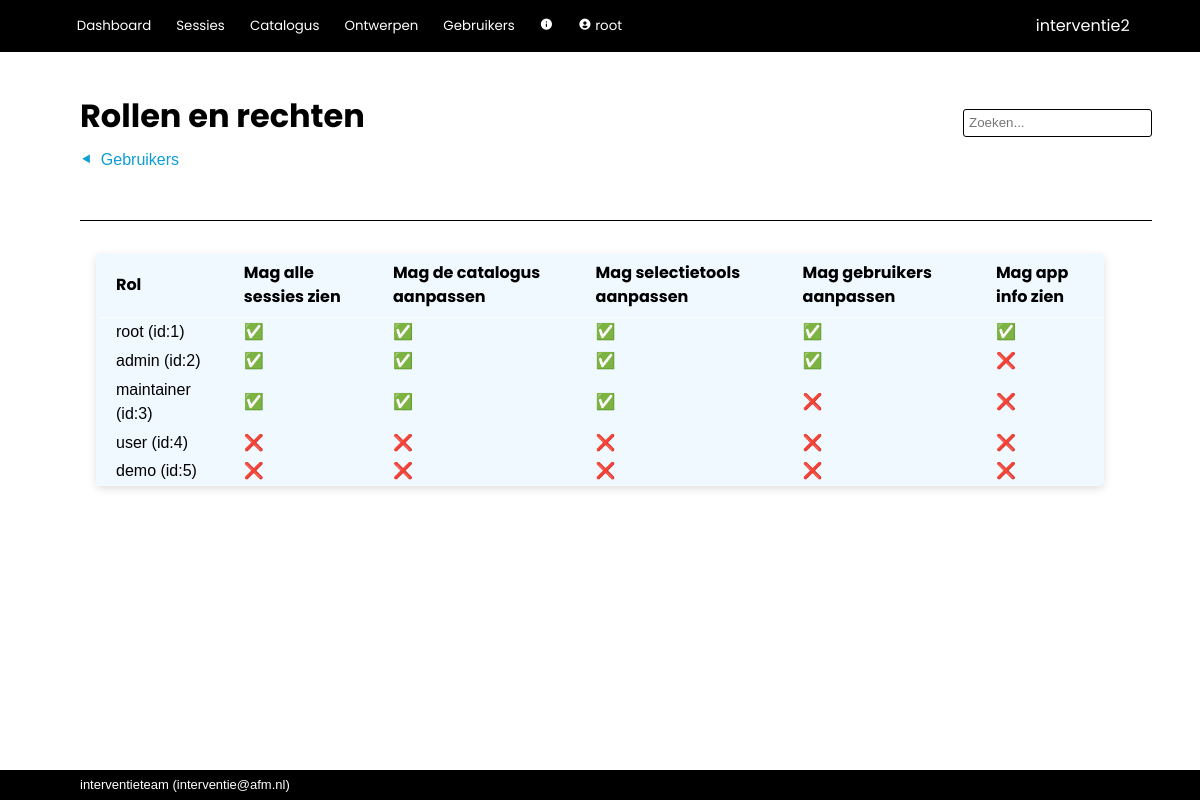
The page /admin/roles (signed in) on the database its author committed.
### interventie2/models.py (models this page shows, shortened)
class User(db.Model, UserMixin):
    __tablename__ = 'users'
    id            = db.Column(db.Integer, primary_key=True)
    name          = db.Column(db.String(80), nullable=False, unique=True)
    password      = db.Column(db.String(200), nullable=False)
    role_id       = db.Column(db.Integer, db.ForeignKey('roles.id'), nullable=False, default=4) #references roles.id
    description   = db.Column(db.String(2000), nullable=False, default="")
    email         = db.Column(db.String(254))
    link          = db.Column(db.String(1000))
    active        = db.Column(db.Boolean, nullable=False, default=True)
    date_created  = db.Column(db.DateTime(timezone=True), server_default=func.now())
    last_seen     = db.Column(db.DateTime(timezone=True), server_default=func.now())
    role = relationship('Role')
    messages = relationship('Message', back_populates='recipient', foreign_keys="Message.recipient_id", cascade='all, delete-orphan')
    messages_sent = relationship('Message', back_populates='sender', foreign_keys="Message.sender_id")
    worksession = relationship('Worksession', back_populates='creator')
    plan = relationship('Plan', back_populates='creator')
    allowed_worksessions = relationship('Worksession', secondary='worksession_access', back_populates='allowed_users')
    owned_instruments = relationship('Instrument', back_populates='owner')
    def unread_messages(self):
        return sum(1 for message in self.messages if (message.unread) and (message.deliver_after.date() <= date.today()))
    def unread_message_alert(self):
        return self.unread_messages() > 0

class Role(db.Model):
    __tablename__  = 'roles'
    id             = db.Column(db.Integer, primary_key=True) #1=root 2=admin, 3=maintainer, 4=user, 5=demo
    name           = db.Column(db.String(20), nullable=False, unique=True)
    see_app_info   = db.Column(db.Boolean)
    see_all_worksessions = db.Column(db.Boolean)
    edit_catalog   = db.Column(db.Boolean)
    edit_questionnaire = db.Column(db.Boolean)
    edit_users     = db.Column(db.Boolean)
    demo           = db.Column(db.Boolean)

### interventie2/admin/routes.py (the view)
@admin.route('/roles')
@login_required
def roles():
    roles = Role.query.order_by()
    return render_template('admin/roles.html', roles=roles)

### interventie2/models.py (called while the page is built)
@login_manager.user_loader
def load_user(user_id):
    return User.query.get(user_id)

### interventie2/admin/templates/admin/roles.html
{%  extends 'base.html' %}
{% block steps %}
    <a href="{{ url_for('admin.index') }}" class="step">Gebruikers</a>
{% endblock %}
{% block page_title %}
    Rollen en rechten
{% endblock %}
{% block body %}
    <table>
        <tr>
            <th>Rol</th>
            <th>Mag alle sessies zien</th>
            <th>Mag de catalogus aanpassen</th>
            <th>Mag selectietools aanpassen</th>
            <th>Mag gebruikers aanpassen</th>
            <th>Mag app info zien</th>
        </tr>
        {% for role in roles %}
            <tr>
                <td>{{ role.name }} (id:{{ role.id }})</td>
                <td>{% if role.see_all_worksessions %}&#9989;{% else %}&#10060;{% endif %}</td>
                <td>{% if role.edit_catalog %}&#9989;{% else %}&#10060;{% endif %}</td>
                <td>{% if role.edit_questionnaire %}&#9989;{% else %}&#10060;{% endif %}</td>
                <td>{% if role.edit_users %}&#9989;{% else %}&#10060;{% endif %}</td>
                <td>{% if role.see_app_info %}&#9989;{% else %}&#10060;{% endif %}</td>
           </tr>
        {% endfor %}
    </table>
{% endblock %}

### interventie2/templates/base.html (shortened to what this page needs)
<!DOCTYPE html>
<html lang="en">
    <head>
        <link rel="stylesheet" href="{{ url_for('static', filename='css/styles.css')}}">
        <link href="https://unpkg.com/boxicons@2.1.2/css/boxicons.min.css" rel="stylesheet">
    </head>
    <body>
        {% import 'jinja_macros.html' as macro %}
        <header>
            <div class="logo">{{ config['APP_NAME'] }}</div>
            <div class="modes">
                {% if current_user.is_authenticated %}
                    <button>
                        <a href="{{ url_for('main.index') }}">Dashboard</a>
                    </button>
                    <button>
                        <a href="{{ url_for('main.worksessions') }}">Sessies</a>
                    </button>
                    <button>
                        <a href="{{ url_for('catalog.index') }}">Catalogus</a>
                    </button>
                    {% if current_user.role.edit_questionnaire %}
                        <button>
                            <a href="{{ url_for('tools.index') }}">Ontwerpen</a>
                        </button>
                    {% endif %}
                    {% if current_user.role.edit_users %}
                        <button>
                            <a href="{{ url_for('admin.index') }}">Gebruikers</a>
                        </button>
                    {% endif %}
                    {% if current_user.role.see_app_info %}
                        <button>
                            <a href="{{ url_for('admin.info') }}"><i class='bx bxs-info-circle'></i></a>
                        </button>
                    {% endif %}
                    <button>
                        <a href="{{ url_for('admin.user', id=current_user.id) }}"><i class='bx bxs-user-circle'></i>
                            {{ current_user.name }}
                        </a>
                    </button>
                {% else %}
                    <button>
                        <a href="{{ url_for('main.login') }}">Login</a>
                    </button>
                {% endif %}
            </div>
        </header>
        <nav>
            <div class="title">{% block page_title %}{% endblock %}</div>
            {% if current_user.is_authenticated %}
                <form action="/analysis/search" method="get" class="search">
                    <input id="search" type="search"  name="q" value="{{ request.args.get('q') or '' }}" placeholder="Zoeken...">
                </form>
            {% endif %}
            <div class="steps">{% block steps %}{% endblock %}</div>
            <div class="tabs">{% block tabs %}{% endblock %}</div>
        </nav>
        <main>
            <section>{% block body %}{% endblock %}</section>
        </main>
        <footer>{{ config['MAINTAINER'] }} (<a href="mailto:{{ config['MAINTAINER_EMAIL'] }}">{{ config['MAINTAINER_EMAIL'] }}</a>)</footer>
    </body>
</html>

### interventie2/static/css/styles.css (style rules this page uses)
:root { --dark-blue: #0f2841; --light-blue: #0e9ed5; --green: #3b7d23; --red: red; --highlight: #195fa6; --mid-grey: #0e9ed5; --object: #f0f9ff; --alert: red; --button-bg: #176cc2; --button-fg: white; }
html, body { font-family: sans-serif; line-height: 1.5em; padding: 0px; margin: 0px; }
a { color: inherit; text-decoration: none; }
button { border: 1px solid var(--mid-grey); background-color: var(--button-bg); color: var(--button-fg); min-height: 2.2em; border-radius: 3px; min-width: 7em; padding-left: 1em; padding-right: 1em; margin-bottom: 2px; }
button a { text-decoration: none; }
input { background-color: white;; border: 1px solid var(--mid-grey); font-size: inherit; min-height: 1.7rem; margin-bottom: 2px; }
table { background: var(--object); border-radius: 5px; border-collapse: collapse; box-shadow: rgba(0, 0, 0, 0.12) 0px 3px 8px; }
th { border-bottom: 1px solid white; color: black; font-weight: bold; font-family: "Poppins", sans-serif; padding: 0.5em 1em; text-align: left; }
td { padding: 0.15em 1em; }
tbody tr { border-left: 4px solid var(--object); transition:all 0.25s ease; }
body { display: grid; height: 100vh; grid-template-rows: min-content min-content auto min-content; grid-template-areas: "header" "nav" "main" "footer"; }
header { grid-area: header; background-color: black; display: grid; grid-template-columns: auto min-content; grid-template-rows: auto; grid-template-areas: "modes logo"; color: white; align-items: center; padding: 0.6rem 4.4rem; font-family: "Poppins", sans-serif; }
header a { text-decoration: none; font-family: "Poppins", sans-serif; }
.logo { grid-area: logo; }
.modes { grid-area: modes; padding: 0px; margin: 0px; }
.modes button { background: inherit; outline: none; cursor: pointer; padding: 0.4rem 0.4rem; margin: 0 0.5rem 0 0; border: none; border-radius: 0px; color: white; font-family: "Poppins", sans-serif; font-size: smaller; min-width: 0; }
.modes a { text-decoration: none; }
nav { grid-area: nav; display: grid; grid-template-columns: 1fr auto; grid-template-areas: "title search" "steps steps" "tabs tabs "; align-items: center; margin: 3rem 3rem 1rem 5rem; }
.title { grid-area: title; font-family: "Poppins", sans-serif; color: black; font-size: xx-large; font-weight: bold; padding: 0 0 1rem 0; line-height: 1em; }
.search { grid-area: search; display: flex; align-items: center; text-decoration: none; border: none; }
.search input { background-color: white;; border: 1px solid black; border-radius: 3px; padding: 5px; font-size: smaller; height: 1.7rem; }
.tabs { grid-area: tabs; display: flex; padding-top: 3rem; overflow: hidden; font-size: inherit; border-bottom: 1px solid black; }
.steps { grid-area: steps; display: flex; overflow: hidden; font-size: inherit; }
.steps { background: inherit; color: var(--mid-grey); outline: none; cursor: pointer; border: none; border-radius: 0px; font-size: inherit; }
.step { margin-right: 2em; }
.step:before { content: "⯇"; margin-right: 0.5em; }
.steps a { text-decoration: none; }
main { grid-area: main; padding: 1rem 5rem; display: grid; grid-template-columns: min-content 100%; grid-template-areas: "aside section "; overflow-y: auto; }
section { grid-area: section; padding: 0; margin-left: 1rem; margin-right: 1rem; }
footer { grid-area: footer; background-color: black; color: white; align-items: center; padding: 0.2rem 5rem; font-size: small; }

### rows shown on the page
User: name "root", MAINTAINER_EMAIL "interventie@afm.nl"
Role: name "root", id "1"
Role: name "admin", id "2"
Role: name "maintainer", id "3"
Role: name "user", id "4"
Role: name "demo", id "5"

### other values the page prints
{{ config['APP_NAME'] }} "interventie2"
{{ config['MAINTAINER'] }} "interventieteam"
